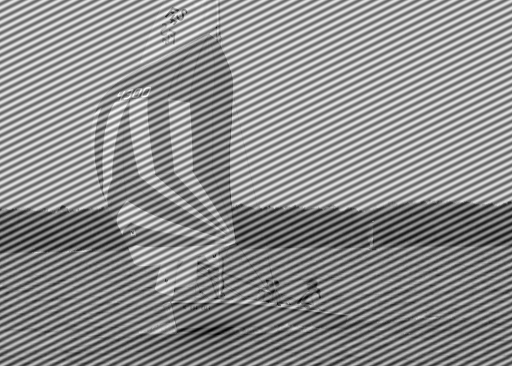
%> input picture Computer Vision/FFT noise removal/hw10image.png, 512 x 366 px
$ octave ESE_482_HW_10_2.m   (GNU Octave 9; MATLAB toolbox functions it lacks are replaced by stand-ins)
%> lines starting %> are read from the running program, lines starting %| are printed output that depends on the picture
clear all;
close all;

im = imread('hw10image.png');
%> im is the input picture: size 366x512 uint8; min 0, max 255, mean 141.6
im = single(im);
%> im: size 366x512 single
im = im / max(im(:));

%figure;
%imshow(im);

imdft = fft2(im);
imdft = fftshift(imdft);

[rows, columns, numberOfColorChannels] = size(imdft);
%> rows = 366; columns = 512; numberOfColorChannels = 1

imdft_mag = log(abs(imdft));
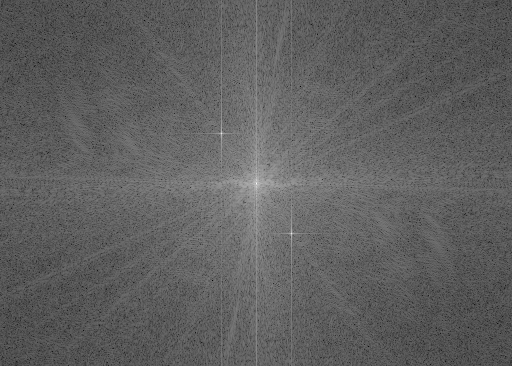
%> imdft_mag: size 366x512 single; min -4.58, max 11.55, mean 1.47; drawn with min black and max white
imdft_mag = imdft_mag / max(imdft_mag(:));

figure;
imshow(imdft_mag);
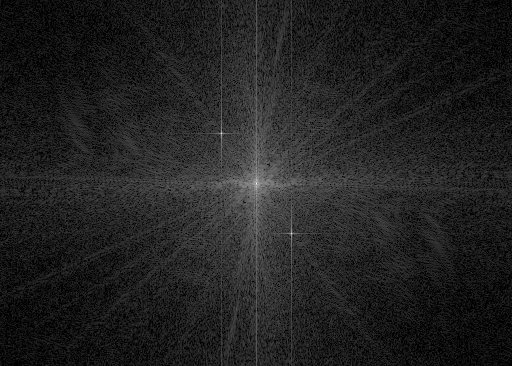
%> displayed picture: size 366x512, on the screen's scale of 0 to 255; min 0, max 255, mean 33.2

ui = 134;
vi = 222;
for n = 0 : 125
    imdft(ui-n, vi) = 1;
    imdft(rows - (ui-n) + 2, columns - vi + 2) = 1;
end
for n = 0 : 200
    imdft(ui+n, vi) = 1;
    imdft(rows - (ui+n) + 2, columns - vi + 2) = 1;
end
for n = 0 : 50
    imdft(ui, vi+n) = 1;
    imdft(rows - ui + 2, columns - (vi+n) + 2) = 1;
end
for n = 0 : 50
    imdft(ui, vi-n) = 1;
    imdft(rows - ui + 2, columns - (vi-n) + 2) = 1;
end

imdft_mag = log(abs(imdft));
imdft_mag = imdft_mag / max(imdft_mag(:));

figure;
imshow(imdft_mag);
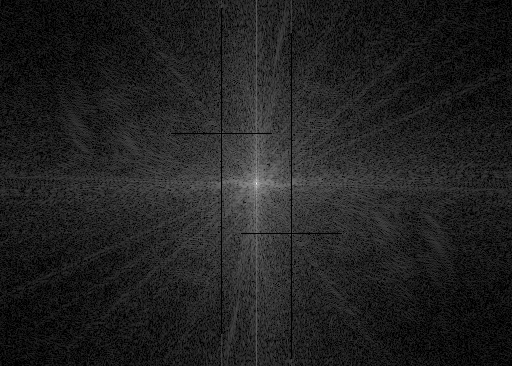
%> displayed picture: size 366x512, on the screen's scale of 0 to 255; min 0, max 255, mean 32.9


imdft = fftshift(imdft);

newim = ifft2(imdft);
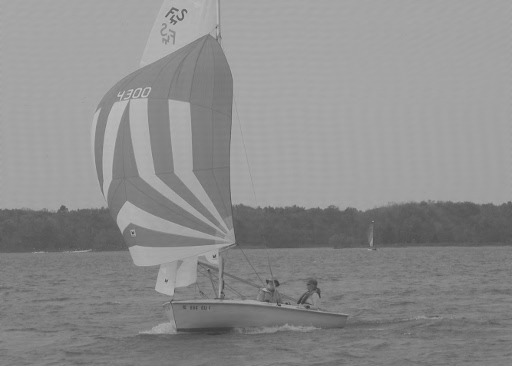
%> newim: size 366x512 single; min 0.231, max 0.77, mean 0.555
figure;
imshow(newim);

imwrite(newim, 'hw10image_filtered.png');
